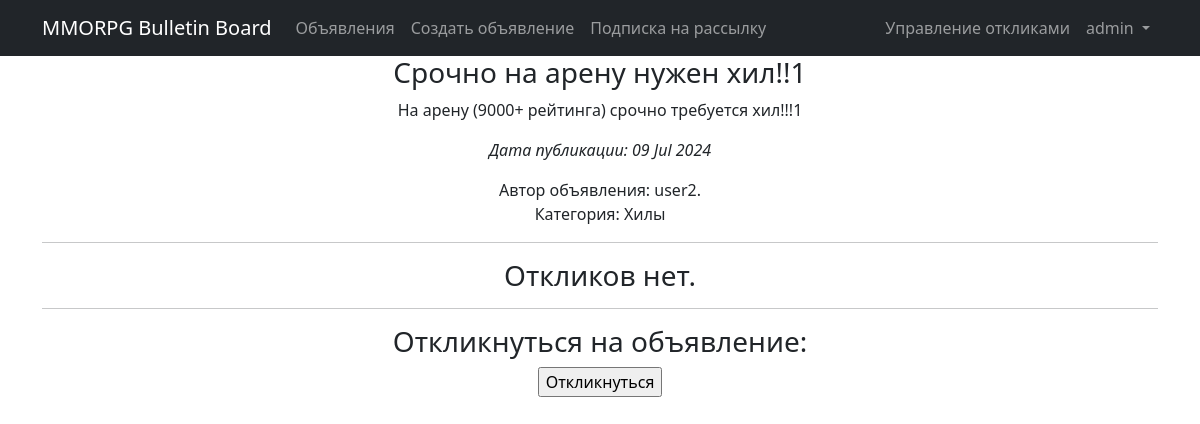
The page /ads/2 (signed in) on the database as committed earlier.
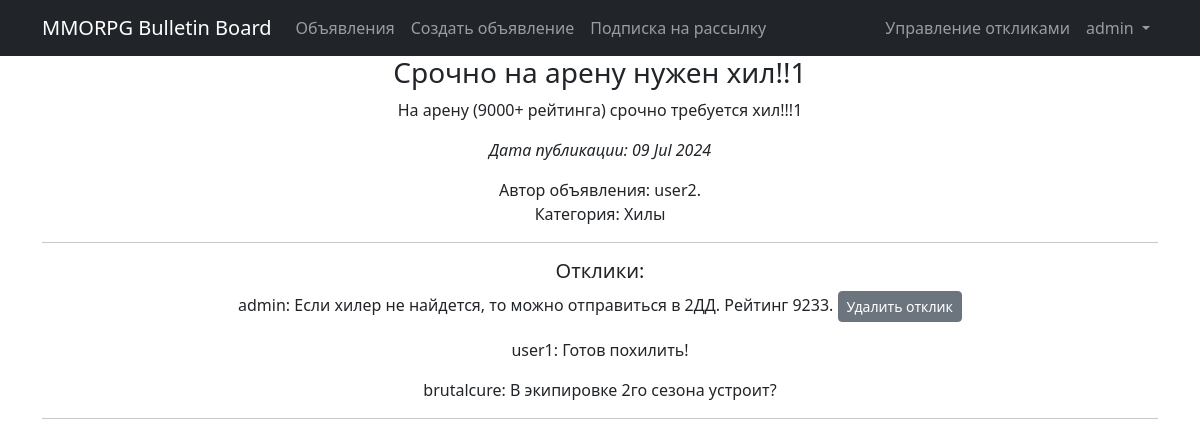
The same page on the database as committed later.
### BulletinBoard/models.py (models this page shows, shortened)
class Response(models.Model):
    responseAd = models.ForeignKey(Ad, on_delete=models.CASCADE)
    responseUser = models.ForeignKey(settings.AUTH_USER_MODEL, on_delete=models.CASCADE)
    text = models.TextField()
    dateCreation = models.DateTimeField(auto_now_add=True)
    status = models.CharField(max_length=8, choices=STATUS_CHOICES, default='PENDING')

### accounts/models.py (models this page shows)
class User(AbstractUser):
    code = models.CharField(max_length=6, blank=True, null=True, default=None, unique=True)
    subscriber = models.BooleanField(default=False)

### BulletinBoard/views.py (the view)
# urls.py: path('<int:pk>', AdDetail.as_view(), name='ad_detail'),
class AdDetail(DetailView):
    model = Ad
    template_name = 'ad_detail.html'
    context_object_name = 'ad_detail'
    queryset = Ad.objects.all()
    def get(self, request, *args, **kwargs):
        if not request.user.is_authenticated:
            return redirect('forbidden')
        return super().get(request, *args, **kwargs)
    def get_context_data(self, **kwargs):
        context = super().get_context_data(**kwargs)
        ads = Ad.objects.get(pk=self.kwargs.get('pk'))
        context['is_author'] = Response.objects.filter(responseAd=ads).filter(responseUser=self.request.user).exists()
        return context

### templates/ad_detail.html (shortened to what this page needs)
{% extends 'flatpages/default.html' %}
{% block content %}
<h3>{{ ad_detail.title }}</h3>
{{ ad_detail.text|safe }}
<p><em>Дата публикации: {{ ad_detail.dateCreation|date:'d M Y' }}</em></p>
Автор объявления: {{ ad_detail.author }}.
<p>Категория: {{ ad_detail.get_adCategory_display }}</p>
<hr>
<div>
    {% if ad_detail.response_set.all %}
        <h5>Отклики:</h5>
        {% for response in ad_detail.response_set.all %}
            <p>
                {{ response.responseUser }}: {{ response.text }}
                {% if response.responseUser == request.user %}
                    <a href="{% url 'response_delete' response.id %}" class="btn btn-secondary btn-sm">Удалить отклик</a>
                {% endif %}
            </p>
        {% endfor %}
    {% else %}
        <h3>Откликов нет.</h3>
    {% endif %}
</div>
<hr>
{% if user.is_authenticated %}
    {% if not is_author %}
        {% if ad_detail.author != request.user %}
            <h3>Откликнуться на объявление:</h3>
            <form action="{% url 'response_create' pk=ad_detail.id %}" method="post">
                <input type="submit" value="Откликнуться" />
            </form>
        {% endif %}
    {% endif %}
{% endif %}
{% endblock content %}

Rows that differ between the two databases and show on the page:
added Response: responseUser "admin", text "Если хилер не найдется, то можно отправиться в 2ДД. Рейтинг 9233.", shows "Удалить отклик"
added Response: responseUser "user1", text "Готов похилить!"
added Response: responseUser "brutalcure", text "В экипировке 2го сезона устроит?"
Other text that changed with them:
form field value: "Откликнуться" → (not shown)
text no longer shown: "Откликов нет. Откликнуться на объявление:"
text now shown: "Отклики:"
